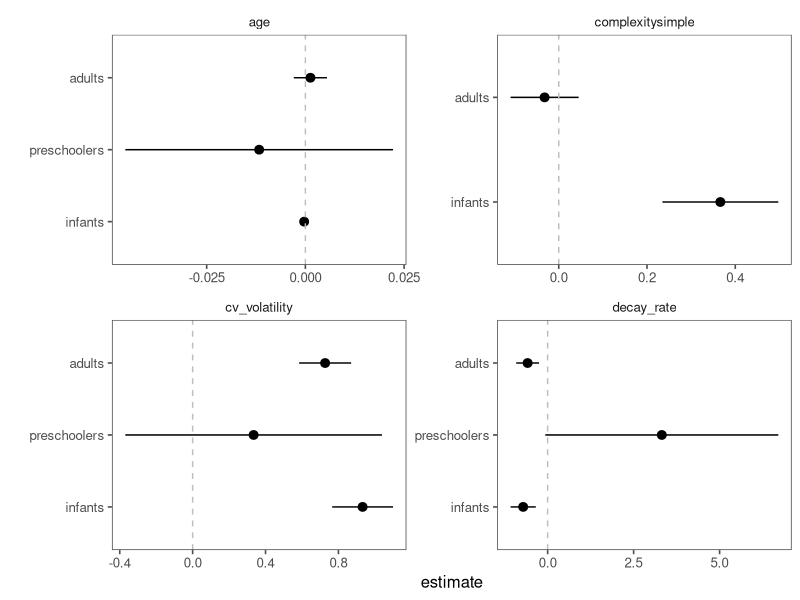

Here is the R script that generated this plot:
## ---- chunk 1
library(tidyverse)
library(here)
library(ggthemes)

full_d <- read_csv(here("data/processed.csv")) %>% 
  # dealing with some age formatting 
  mutate(
    age = case_when(
      !is.na(agedays) ~ agedays, 
      !is.na(age_in_months) ~ age_in_months,
      TRUE ~ age
    )
  )


## ---- chunk 2

# TODO: corplot of all measures 
cor((full_d %>% 
  filter(group == "adults"))$sd_volatility, 
  (full_d %>% 
  filter(group == "adults"))$mad_robust_volatility, 
  use = "complete.obs")
## ---- chunk 3

get_formulas <- function(){
  volatility_meausures <- c("sd_volatility", 
                            "mad_volatility", 
                            "cv_volatility",
                            "range_volatility",
                            "mad_robust_volatility",
                            "garch_volatility"
                            )
  formulas <- lapply(volatility_meausures, function(x){
    paste0(
      "dishab_diff ~ age + complexity + decay_rate + ", 
      x
      
    )
  })
  
  formula_res <- tibble(
    volatility_meausures, 
    formulas
  ) %>% 
    unnest(c(formulas)) %>% 
    mutate(
      formula_no_complexity = gsub("\\s*\\+\\s*complexity", "", formulas))

  
  return(formula_res)
  
}

formulas <- get_formulas()
formulas
## ---- chunk 4

nested_d <- full_d %>% 
  group_by(group) %>% 
  nest()



safe_lm <- function(formula, data) {
  tryCatch({
    # Attempt to fit the lmer model
    lm(as.formula(formula), data = data)
  }, error = function(e) {
    # Return NULL or error message when an error occurs
    message(paste("Error in fitting model:", e$message))
    NULL
  })
}


all_models <- nested_d %>%
  crossing(formulas) %>%  
  mutate(
    model = case_when(
      group != "preschoolers" ~ map2(data, formulas, ~ safe_lm(.y, .x)),
      group == "preschoolers" ~ map2(data, formula_no_complexity, ~ safe_lm(.y, .x))
    
  )) %>% 
  mutate(
    tidy_results = map(model, ~ if (!is.null(.)) broom::tidy(., conf.int = TRUE, conf.level = 0.95) else NULL)) 


## ---- chunk 5
all_models %>% 
  select(group, volatility_meausures, model) %>% 
  mutate(
    AIC = map(model, ~ if (!is.null(.)) AIC(.) else NULL)
  ) %>% 
  unnest(AIC) %>% 
  group_by(group) %>% 
  arrange(AIC)
## ---- chunk 6
all_models %>% 
  filter(volatility_meausures == "cv_volatility") %>% 
  unnest(tidy_results) %>% 
  filter(term != "(Intercept)") %>% 
  ggplot(aes(x = factor(group, levels = c("infants", "preschoolers", "adults")), y = estimate, ymin = conf.low, ymax = conf.high)) + 
  geom_pointrange() + 
  geom_hline(yintercept = 0, color = "gray", linetype = "dashed") + 
  coord_flip() + 
  theme_few() + 
  xlab("") + 
  facet_wrap(~term, scales = "free")
## ---- chunk 7
(all_models %>% 
  filter(volatility_meausures == "sd_volatility") %>% 
  filter(group == "preschoolers"))$model[[1]] %>% 
  summary()
## ---- chunk 8
(all_models %>% 
  filter(volatility_meausures == "sd_volatility") %>% 
  filter(group == "infants"))$model[[1]] %>% 
  summary()
## ---- chunk 9
(all_models %>% 
  filter(volatility_meausures == "sd_volatility") %>% 
  filter(group == "adults"))$model[[1]] %>% 
  summary()
